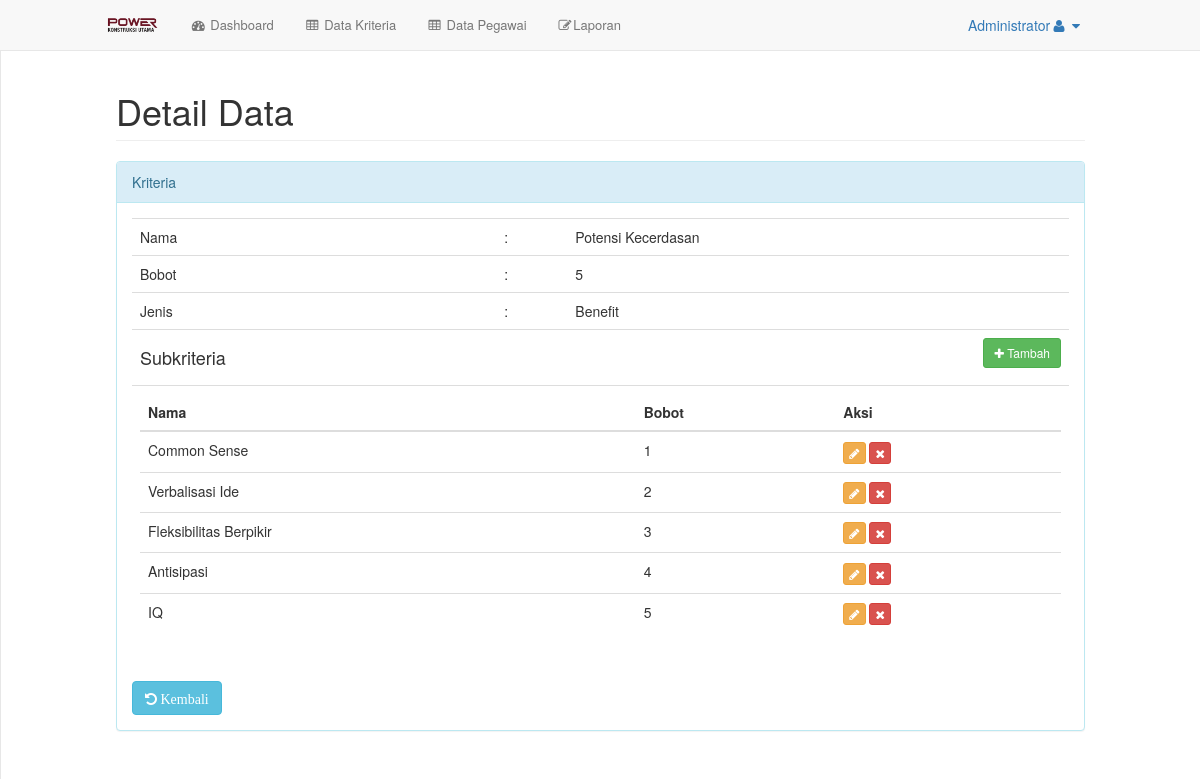
/index.php?url=data_kriteria_lihat&id=6 (signed in), run on the app's committed database.
### tables this page shows
CREATE TABLE `subkriteria` (
  `id` int(11) NOT NULL,
  `kriteria_id` int(11) DEFAULT 0,
  `nama` varchar(50) DEFAULT '0',
  `bobot` double DEFAULT 0
);

CREATE TABLE `kriteria` (
  `id` int(11) NOT NULL,
  `nama` varchar(255) NOT NULL,
  `bobot` double NOT NULL,
  `jenis` varchar(50) NOT NULL
);

### config/routes.php (called while the page is built, shortened)
<?php
$include = [];
if (isset($_GET['url'])) {
	switch ($_GET['url']) {
		case 'data_kriteria_lihat':
			$include[] = 'halaman/kriteria/lihat.php';
			break;
	}
} else {
	$include[] = 'halaman/dashboard.php';
}

### config/kriteria/load_detail.php (called while the page is built)
<?php
include 'config/koneksi.php';
$id = $_GET['id'];
$hasil = mysqli_query($koneksi, "SELECT kriteria.id, subkriteria.id as subkriteria_id, kriteria.nama, kriteria.bobot, kriteria.jenis, subkriteria.nama as nama_subkriteria , subkriteria.bobot as bobot_subkriteria FROM kriteria left join subkriteria on (kriteria.id=subkriteria.kriteria_id) where kriteria.id='$id'");
while ($data = mysqli_fetch_assoc($hasil)) {
	$data_kriteria[] = $data;
}
 ?>

### halaman/kriteria/lihat.php (the view)
<div id="page-wrapper">
    <div class="container-fluid">
        <div class="row">
            <div class="col-lg-12">
                <h1 class="page-header">Detail Data</h1>
            </div>
        </div>
        <div class="row">
            <div class="col-lg-12">
                <div class="panel panel-info">
                    <div class="panel-heading">
                        Kriteria
                    </div>
                    <div class="panel-body">
                        <table class="table">
                            <tr>
                                <td>Nama</td>
                                <td>:</td>
                                <td><?php echo $data_kriteria[0]['nama']; ?></td>
                            </tr>
                            <tr>
                                <td>Bobot</td>
                                <td>:</td>
                                <td><?php echo $data_kriteria[0]['bobot']; ?></td>
                            </tr>
                            <tr>
                                <td>Jenis</td>
                                <td>:</td>
                                <td><?php echo $data_kriteria[0]['jenis']; ?></td>
                            </tr>
                            <tr>
                                <td>
                                    <h4>Subkriteria</h4>
                                </td>
                                <td></td>
                                <td>
                                    <?php if ($_SESSION['level'] == 'superadmin') : ?>
                                        <a href="index.php?url=data_subkriteria_tambah&id=<?php echo $data_kriteria[0]['id'] ?>" class="btn btn-sm btn-success" style="float: right;">
                                            <i class="fa fa-plus"></i> Tambah
                                        </a>
                                    <?php endif ?>
                                </td>
                            </tr>
                            <tr>
                                <td colspan="3">
                                    <table class="table">
                                        <thead>
                                            <tr>
                                                <th>Nama</th>
                                                <th>Bobot</th>
                                                <th>Aksi</th>
                                            </tr>
                                        </thead>
                                        <tbody>
                                            <?php foreach ($data_kriteria as $sub) : ?>
                                                <?php if ($sub['subkriteria_id'] != "") : ?>
                                                    <tr>
                                                        <td><?php echo $sub['nama_subkriteria']; ?></td>
                                                        <td><?php echo $sub['bobot_subkriteria']; ?></td>
                                                        <td>
                                                            <?php if ($_SESSION['level'] == 'superadmin') : ?>
                                                                <a href="index.php?url=data_subkriteria_ubah&id=<?php echo $sub['subkriteria_id'] ?>&kriteria_id=<?php echo $data_kriteria[0]['id'] ?>" class="btn btn-xs btn-warning" title="Ubah">
                                                                    <i class="fa fa-pencil"></i>
                                                                </a>
                                                                <a href="config/subkriteria/proses_hapus.php?&id=<?php echo $sub['subkriteria_id'] ?>&kriteria_id=<?php echo $data_kriteria[0]['id'] ?>" class="btn btn-xs btn-danger" title="Hapus" onclick="return confirm('Apakah anda yakin ingin menghapus?')">
                                                                    <i class="fa fa-remove"></i>
                                                                </a>
                                                            <?php endif ?>
                                                        </td>
                                                    </tr>
                                                <?php endif ?>
                                            <?php endforeach ?>
                                        </tbody>
                                    </table>
                                </td>
                            </tr>
                        </table>
                        <a href="index.php?url=data_kriteria" style="color: white;" class="btn btn-md btn-info"><i class="fa fa-undo"> Kembali</i></a>
                    </div>
                </div>
            </div>
        </div>
    </div>
</div>

### index.php (shortened to what this page needs)
<?php
include 'config/routes.php';
 include 'halaman/header.php';
foreach ($req as $key => $value) {
	require_once $value;
}
foreach ($include as $key => $value) {
	require_once $value;
}
include 'halaman/footer.php';
?>

### halaman/header.php (style rules this page uses)
@media (min-width: 768px) { #page-wrapper { position: inherit; margin: auto; padding: 0 100px; border-left: 1px solid #e7e7e7; } }

### data on the page
subkriteria: kriteria.nama "Potensi Kecerdasan", kriteria.bobot "5", kriteria.jenis "Benefit", nama "Common Sense", bobot "1"
subkriteria: nama "Verbalisasi Ide", bobot "2"
subkriteria: nama "Fleksibilitas Berpikir", bobot "3"
subkriteria: nama "Antisipasi", bobot "4"
subkriteria: nama "IQ", bobot "5"

### other printed values
$_SESSION['nama'] "Administrator"
